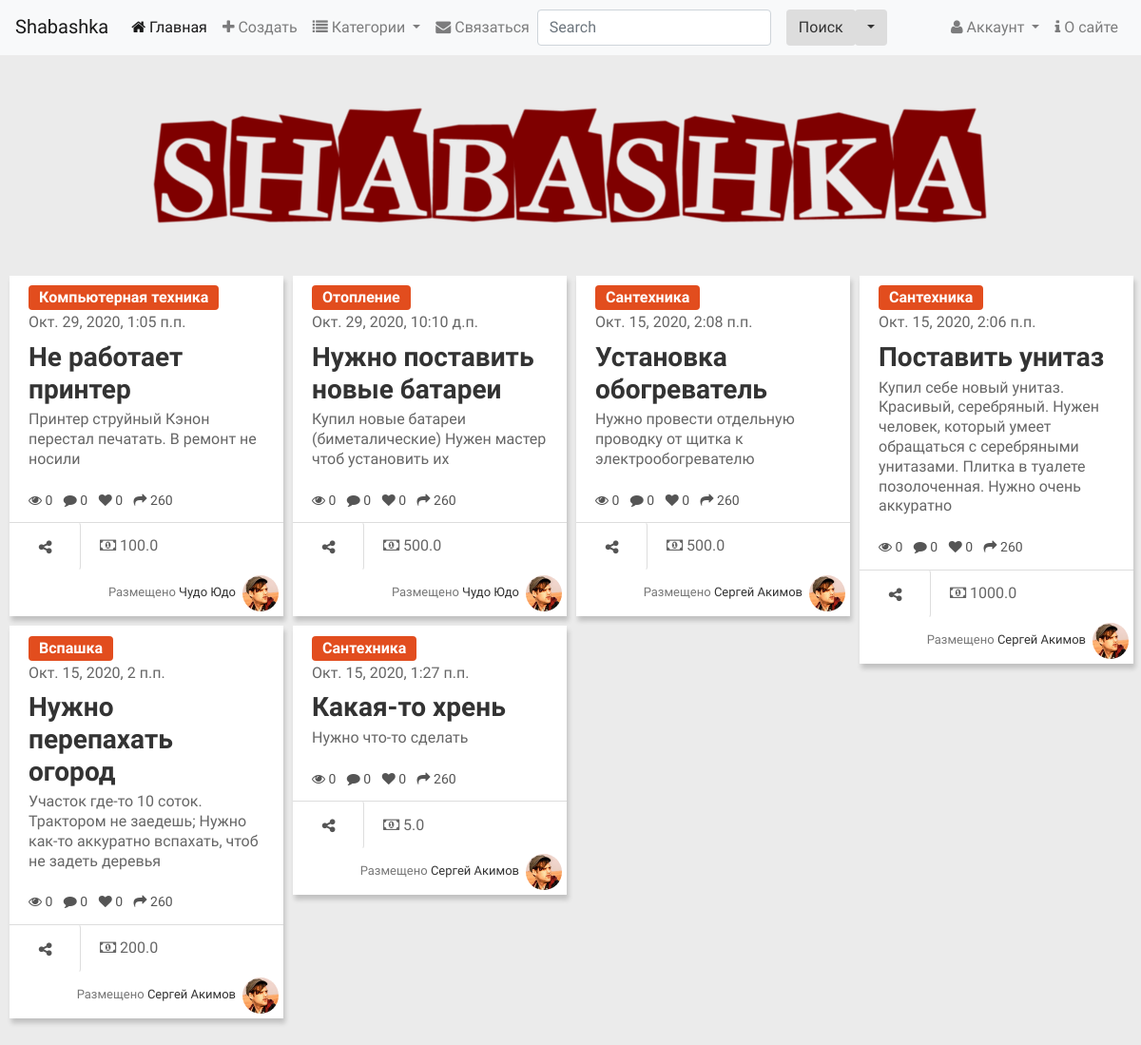
The page / on the database its author committed.
### main/models.py (models this page shows, shortened)
class Offer(models.Model):
    category = models.ForeignKey(SubCategory, on_delete=models.PROTECT, verbose_name="Категория")
    title = models.CharField(max_length=40, verbose_name="Предложение")
    content = models.TextField(verbose_name="Описание")
    price = models.FloatField(default=0, verbose_name="Цена")
    image = models.ImageField(blank=True, upload_to=get_timestamp_path, verbose_name="Фото")
    author = models.ForeignKey(ShaUser, on_delete=models.CASCADE, verbose_name="Автор")
    is_active = models.BooleanField(default=True, db_index=True, verbose_name="Активное")
    created = models.DateTimeField(auto_now_add=True, db_index=True, verbose_name="Опубликовано", )
    class Meta:
        verbose_name = "Предложение"
        verbose_name_plural = "Предложения"
        ordering = ["-created"]

class Category(models.Model):
    name = models.CharField(max_length=20, unique=True, db_index=True, verbose_name="Название")
    order = models.SmallIntegerField(default=0, db_index=True, verbose_name="Порядок")
    super_category = models.ForeignKey('SuperCategory', on_delete=models.PROTECT, null=True, blank=True,
                                        verbose_name="Надкатегория")

class ShaUser(AbstractUser):
    is_activated = models.BooleanField(default=True, db_index=True, verbose_name="Активирован")
    send_message = models.BooleanField(default=True, db_index=True, verbose_name="Отправлять оповещения?")
    location = models.ForeignKey(LocationSettelment, on_delete=models.SET_NULL, null=True, blank=True, verbose_name="Населенный пункт" )
    class Meta(AbstractUser.Meta):
        pass

### main/views.py (the view)
# urls.py: path('', views.index, name="index"),
def index(request):
    offers = Offer.objects.all()
    paginator = Paginator(offers, 30)
    if 'page' in request.GET:
        page_num = request.GET['page']
    else:
        page_num = 1
    page = paginator.get_page(page_num)
    context = {"offers": offers, "page": page}
    return render(request, "main/index.html", context)

### main/models.py (called while the page is built)
    def get_queryset(self):
        return super().get_queryset().filter(super_category__isnull=False)

### main/templates/main/index.html (shortened to what this page needs)
{% extends 'main/layout.html' %}
{% load static %}
{% load bootstrap4 %}
{% block body %}
	<div id="page-content" class="index-page">
		<div id="container">
			{% for offer in offers %}
			<div class="item">
				<div class="content-item">
					{% url 'main:detail' category_pk=offer.category.pk pk=offer.pk as url %}
					<a href="{% url 'main:by_category' pk=offer.category.pk %}" class="btn btn-small btn-{{offer.category.super_category.order}}">{{offer.category.name}}</a>
					<div class="time"> {{offer.created}}</div>
					<h3 class="title-item"><a href="{{url}}{{all}}">{{offer.title}}</a></h3>
					<p class="info">{{offer.content}}</p>
					<ul class="list-inline">
						<li class="list-inline-item"><a href="#"><i class="fa fa-eye"></i> 0</a></li>
						<li class="list-inline-item"><a href="#"><i class="fa fa-comment"></i> 0</a></li>
						<li class="list-inline-item"><a href="#"><i class="fa fa-heart"></i> 0</a></li>
						<li class="list-inline-item"  class="list-inline-item"  class="list-inline-item"><a href="#"><i class="fa fa-share"></i> 260</a></li>
					</ul>
				</div>
				<div class="bottom-item">
					<a href="#" class="btn btn-share share"><i class="fa fa-share-alt"></i> </a>
					<span class="mx-3"><i class="fa fa-money"></i> {{offer.price}}</span>
					<span class="user f-right">Размещено
						<a href="{% url 'main:profile_by_id' pk=offer.author.pk %}">
							{% if offer.author.first_name and offer.author.last_name %}
							{{offer.author.first_name}} {{offer.author.last_name}}
							{% else %}
							{{offer.author}}
							{% endif %}
						</a><img src="{% static 'main/images/ava-1.jpg' %}" class="rounded-circle"></span>
				</div>
			</div>
	{% endfor %}
	</div>
	</div>
{% endblock %}

### main/static/main/css/style.css (style rules this page uses)
body { font-family: 'Ek Mukta', sans-serif;color: #666;background: #EBEBEB;font-size: 16px;line-height: 1.6em;font-weight: 400; }
html, body { width:100%; padding:0; }
html { -webkit-text-size-adjust: none; }
img { max-width:100%; height: auto;width: auto\9; }
h3 { font-size: 32px; }
h1,h2,h3,h4,h5,h6 { font-family: 'Roboto', sans-serif;font-weight: 600;color: #111; }
p { margin: 0 0 20px;line-height: 1.3; }
a { color: #333; -webkit-transition: all .2s ease-in-out; -moz-transition: all .2s ease-in-out; transition: all .2s ease-in-out; }
.f-right { float: right; }
.index-page, .sub-page { margin: 20px 10px 60px; }
#page-content .item { background-color: #fff;width:220px;box-shadow: 2px 5px 5px 0 rgba(0, 0, 0, 0.18); }
#page-content .item img { padding: 0px;display: block;max-width: 100%; margin: 0 auto; }
#page-content .content-item { padding: 10px 20px; }
#page-content h3.title-item { font-family: 'Ek Mukta', sans-serif;font-size: 28px;margin: 7px 0 5px; }
#page-content .content-item ul { margin: 0;font-size: 14px; }
#page-content .content-item ul li a { color: #555; }
#page-content .bottom-item { border-top: 1px solid #ddd;min-height: 50px; }
#page-content .user { color: #777;font-size: 13px;line-height: 2.8;padding: 5px; }
#page-content .user img { width: 38px; height: 38px;float: right;display: inline-block;margin-left: 7px; }
.btn-small { color: #fff;padding: 0px 10px;font-weight: bold; }
.btn-share { font-weight: 500;color: #555;border-right: 1px solid #ddd;margin: 0;border-radius: none;height: 51px; width: 75px;margin-top: -1px;padding: 14px; }
.btn-0 { background-color: #E24D1E; }

### main/static/main/css/lightbox.css (style rules this page uses)
body:after { content: url(../images/close.png) url(../images/loading.gif) url(../images/prev.png) url(../images/next.png); display: none; }

### rows shown on the page
Offer: category.name "Компьютерная техника", created "Окт. 29, 2020, 1:05 п.п.", title "Не работает принтер", content "Принтер струйный Кэнон перестал печатать. В ремонт не носили", price "100.0", author.first_name "Чудо", author.last_name "Юдо"
Offer: category.name "Отопление", created "Окт. 29, 2020, 10:10 д.п.", title "Нужно поставить новые батареи", content "Купил новые батареи (биметалические) Нужен мастер чтоб установить их", price "500.0", author.first_name "Чудо", author.last_name "Юдо"
Offer: category.name "Сантехника", created "Окт. 15, 2020, 2:08 п.п.", title "Установка обогреватель", content "Нужно провести отдельную проводку от щитка к электрообогревателю", price "500.0", author.first_name "Сергей", author.last_name "Акимов"
Offer: category.name "Сантехника", created "Окт. 15, 2020, 2:06 п.п.", title "Поставить унитаз", content "Купил себе новый унитаз. Красивый, серебряный. Нужен человек, который умеет обращаться с серебряными унитазами. Плитка в туалете позолоченная. Нужно очень аккуратно", price "1000.0", author.first_name "Сергей", author.last_name "Акимов"
Offer: category.name "Вспашка", created "Окт. 15, 2020, 2 п.п.", title "Нужно перепахать огород", content "Участок где-то 10 соток. Трактором не заедешь; Нужно как-то аккуратно вспахать, чтоб не задеть деревья", price "200.0", author.first_name "Сергей", author.last_name "Акимов"
Offer: category.name "Сантехника", created "Окт. 15, 2020, 1:27 п.п.", title "Какая-то хрень", content "Нужно что-то сделать", price "5.0", author.first_name "Сергей", author.last_name "Акимов"
